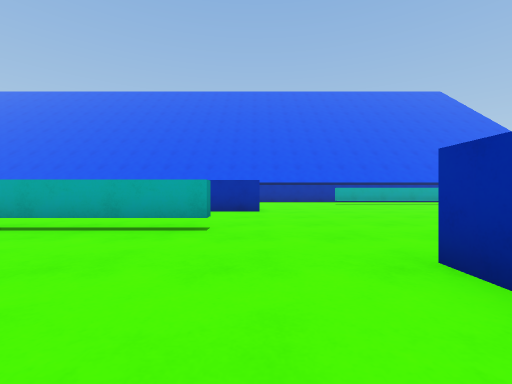
View 1 (above)

23 first-person views from a walk through a 3-D level made in the Unity game engine. The camera is 0.62 m above the floor, looks level and sees 90° across. The floor is counted in squares, 1 m on a side. Each view is taken from the middle of a square. On the plan, view 1 faces up. The plan holds only what a view shows up to about 9 squares ahead; the rest is blank. The place goes on beyond the plan. The player character is not drawn.

View 2
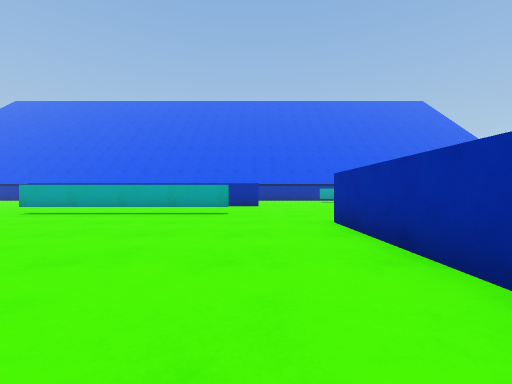

View 3
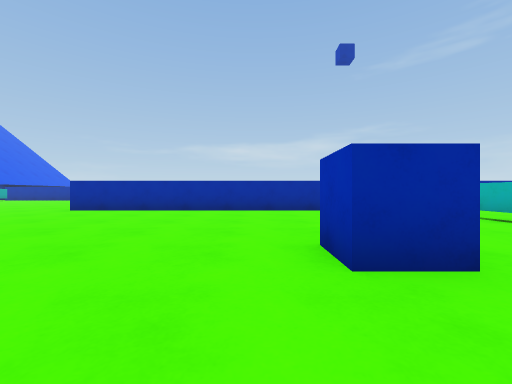

View 4
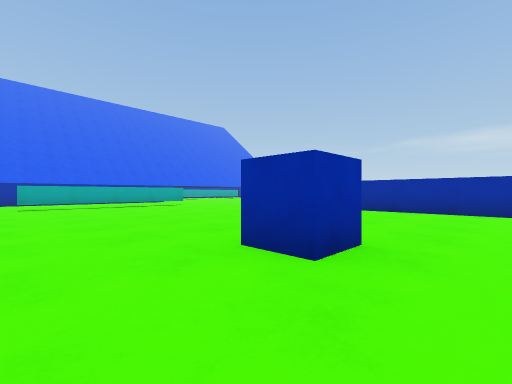

View 5
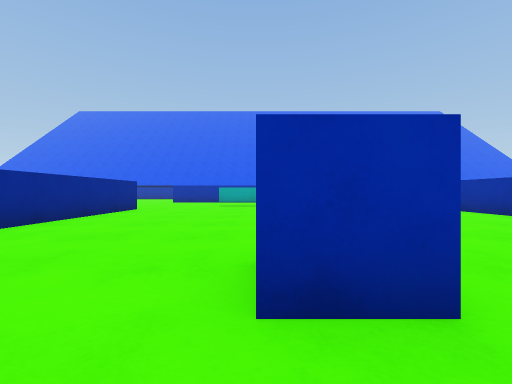

View 6
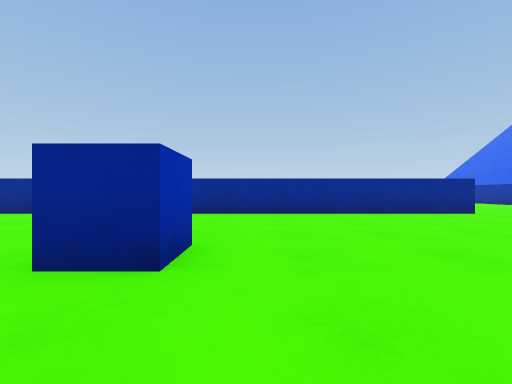

View 7
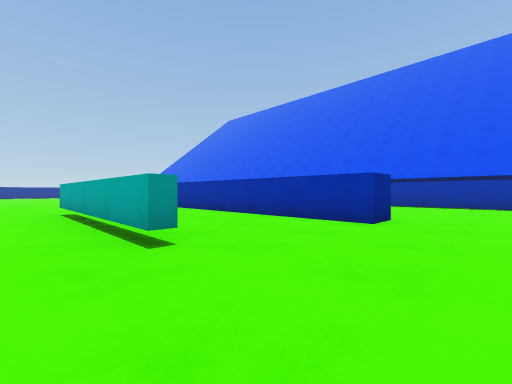

View 8
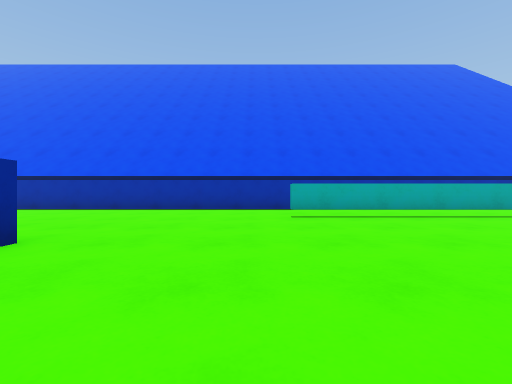

View 9
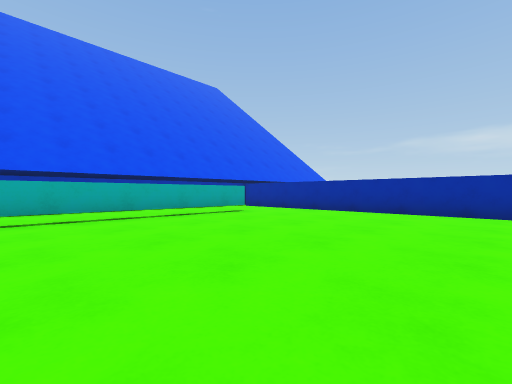

View 10
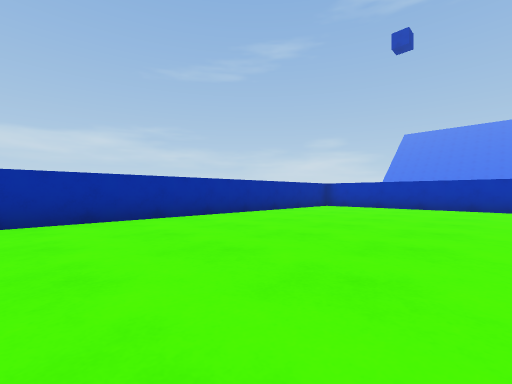

View 11
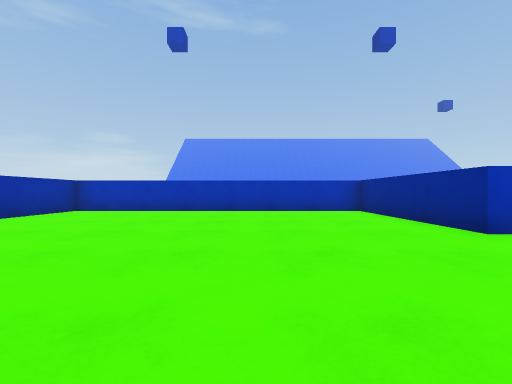

View 12
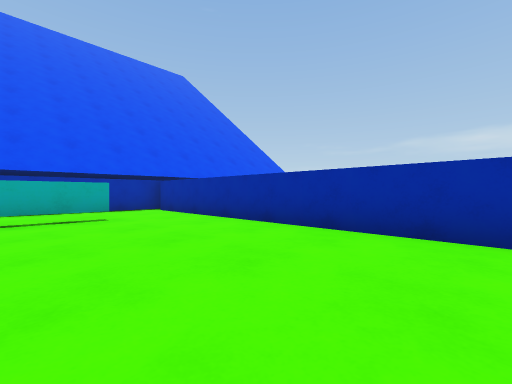

View 13
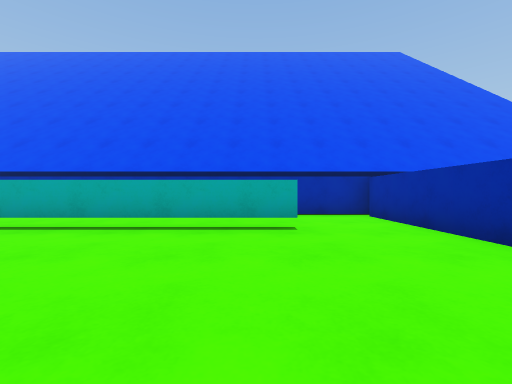

View 14
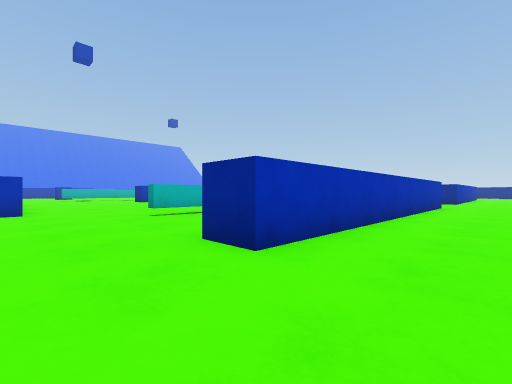

View 15
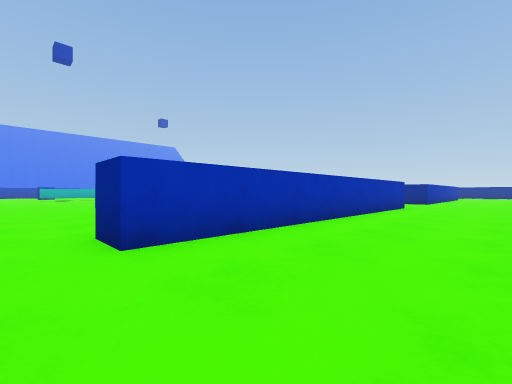

View 16
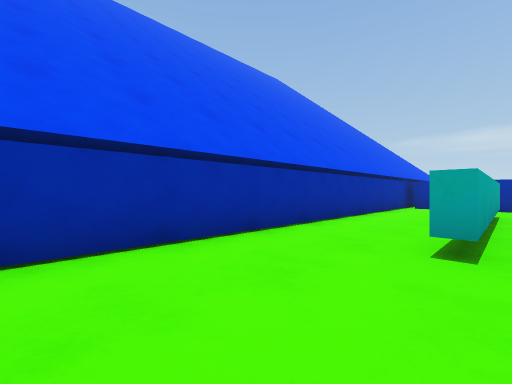

View 17
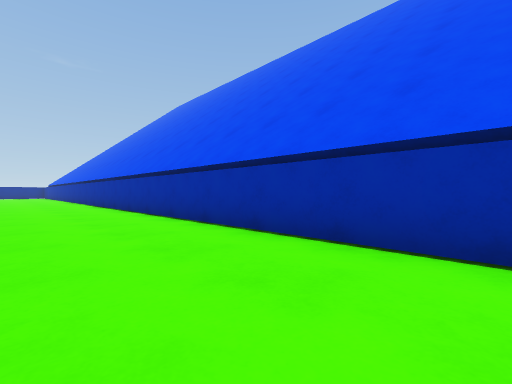

View 18
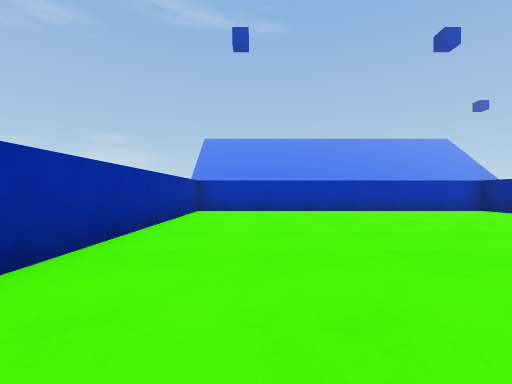

View 19
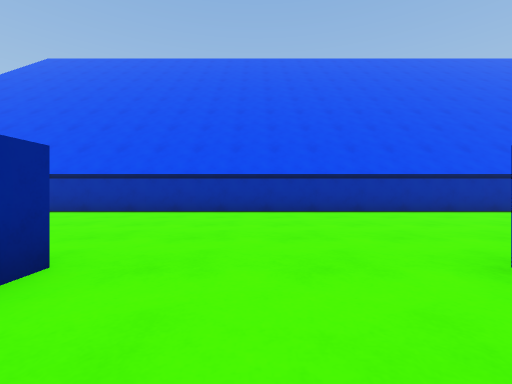

View 20
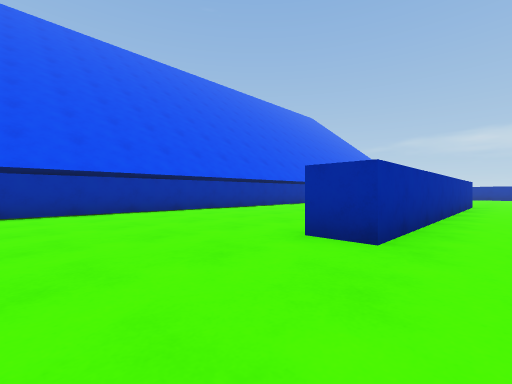

View 21
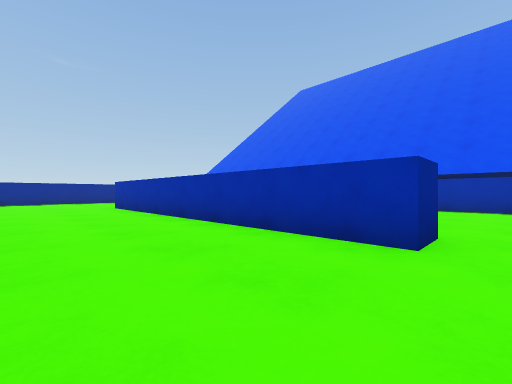

View 22
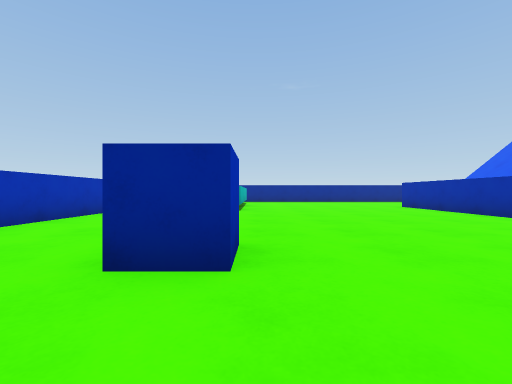

View 23
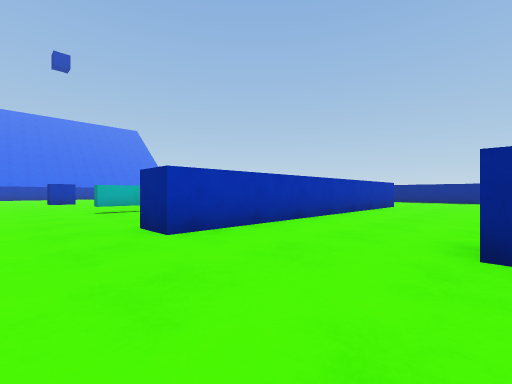

### Floor plan
Key: @ floor where view 1 was taken; # wall or solid block; . floor; T thing the floor can be seen under or through; C blue cube.
Columns run from 22 left of view 1 to 12 right of it. Each row starts with its distance up from view 1.
 15     ###############################
 14     ..............................#
 13      .............................#
 12       ....................TTTTTT..#
 11        ...........................#
 10        ...........................#
  9         #....##########...........#
  8 #########....##########...........#
  7 ..................................#
  6 ..........    ....................#
  5 ..........    ....................#
  4 ........    ....TTTTTT............#
  3 .........   ......................#
  2 ..........  #...........#.........#
  1 #   ..CC... #...........#.........#
  0 ........... #.........@.#.........#
 -1 ........... #...........#.........#
 -2  .......... #...........#.........#
 -3  ########.. #...........###########
 -4         ... #...........#
 -5         ... #....CC.....#
 -6        .... #. .........#
 -7        ....    .........#
 -8        ##..    ..  ..
 -9         ...   ..    ##
-10          .. #..      .
-11             #.

Where each view was taken, in squares from view 1:
view 1: 0 up, 0 right, facing up
view 2: 3 down, 0 right, facing up
view 3: 4 down, 7 left, facing right
view 4: 7 down, 7 left, facing up-right
view 5: 7 down, 5 left, facing up
view 6: 4 down, 2 left, facing left
view 7: 3 up, 2 right, facing up-left
view 8: 6 up, 3 right, facing up
view 9: 6 up, 4 right, facing up-right
view 10: 8 up, 6 right, facing down-right
view 11: 6 up, 6 right, facing down
view 12: 6 up, 8 right, facing up-right
view 13: 8 up, 9 right, facing up
view 14: 11 up, 2 right, facing down-left
view 15: 12 up, 1 right, facing down-left
view 16: 12 up, 1 right, facing up-right
view 17: 12 up, 1 right, facing up-left
view 18: 6 up, 10 right, facing down
view 19: 7 up, 12 left, facing up
view 20: 7 up, 13 left, facing up-right
view 21: 5 up, 13 left, facing up-left
view 22: 2 up, 13 left, facing left
view 23: 1 up, 12 left, facing down-left
